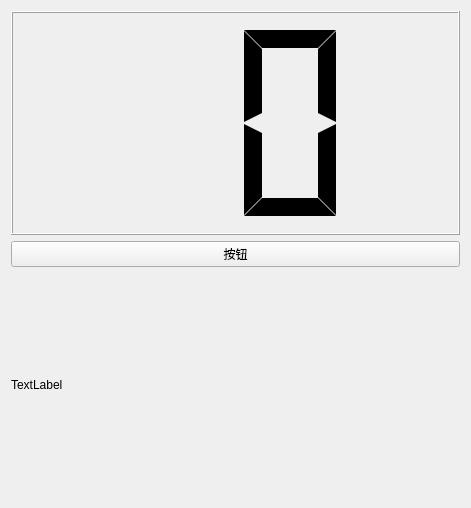
<?xml version="1.0" encoding="UTF-8"?>
<ui version="4.0">
 <class>Form</class>
 <widget class="QWidget" name="Form">
  <property name="geometry">
   <rect>
    <x>0</x>
    <y>0</y>
    <width>471</width>
    <height>508</height>
   </rect>
  </property>
  <property name="windowTitle">
   <string>Form</string>
  </property>
  <layout class="QVBoxLayout" name="verticalLayout">
   <item>
    <widget class="QLCDNumber" name="lcdNumber">
     <property name="digitCount">
      <number>2</number>
     </property>
     <property name="mode">
      <enum>QLCDNumber::Dec</enum>
     </property>
     <property name="segmentStyle">
      <enum>QLCDNumber::Flat</enum>
     </property>
    </widget>
   </item>
   <item>
    <widget class="QPushButton" name="pushButton">
     <property name="text">
      <string>按钮</string>
     </property>
    </widget>
   </item>
   <item>
    <widget class="QLabel" name="label">
     <property name="text">
      <string>TextLabel</string>
     </property>
    </widget>
   </item>
  </layout>
 </widget>
 <resources/>
 <connections/>
</ui>
